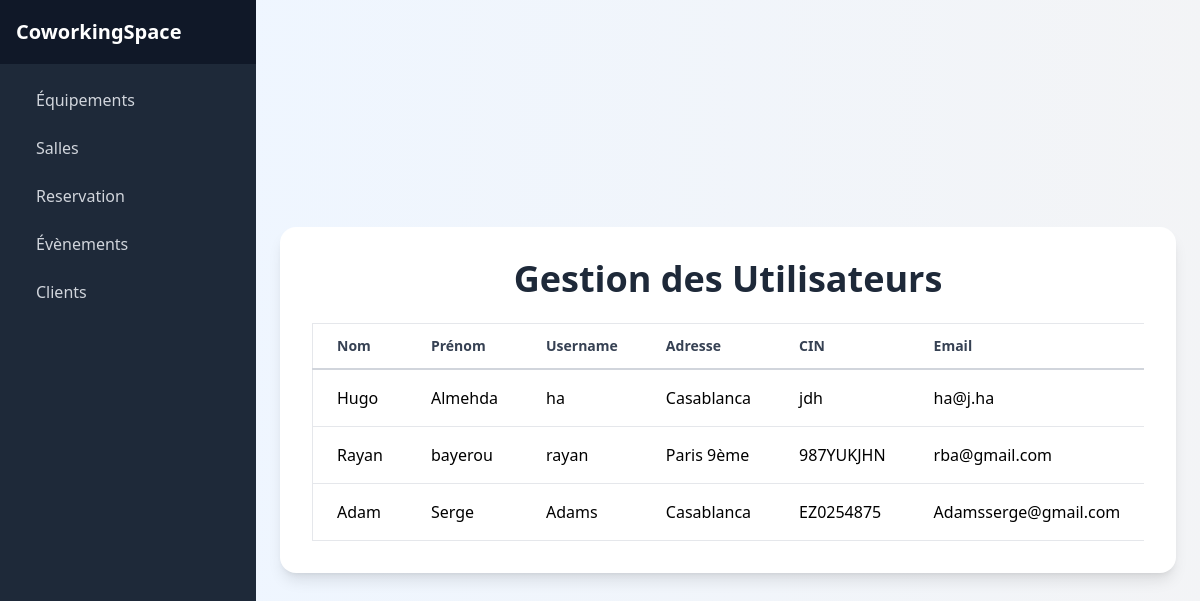
The app's page /Coworking/pages/Gest_utilisateurs.php with its own data.
### tables this page shows
CREATE TABLE IF NOT EXISTS `utilisateur` (
  `id` int NOT NULL AUTO_INCREMENT,
  `nom` varchar(255) DEFAULT NULL,
  `username` varchar(255) DEFAULT NULL,
  `prenom` varchar(255) DEFAULT NULL,
  `adresse` varchar(255) DEFAULT NULL,
  `CIN` varchar(20) DEFAULT NULL,
  `email` varchar(255) DEFAULT NULL,
  `password` varchar(255) DEFAULT NULL,
  `blocked` tinyint(1) DEFAULT '0',
  PRIMARY KEY (`id`),
  UNIQUE KEY `username` (`username`),
  UNIQUE KEY `CIN` (`CIN`),
  UNIQUE KEY `email` (`email`)
);

### Coworking/classe/Client.php (called while the page is built, shortened)
<?php
class Client extends Utilisateur {
        public static function getAllClients(): array {
            $pdo = Database::connect();
            $stmt = $pdo->query("
            SELECT u.* FROM utilisateur u
            JOIN client c ON  c.id= u.id
        ");
            return $stmt->fetchAll(PDO::FETCH_ASSOC);
        }
    }
?>

### Coworking/pages/Gest_utilisateurs.php (the view, shortened to what this page needs)
<?php
require_once '../classe/Client.php';
$utilisateurs = Client::getAllClients();
include("../component/header_gest.php");
?>
<div class="bg-gradient-to-r mx-auto from-blue-50 to-gray-100 min-h-screen flex items-center justify-center p-6">
    <div class="bg-white rounded-2xl shadow-lg w-full max-w-4xl p-8">
        <h1 class="text-4xl font-extrabold text-gray-800 mb-6 text-center">Gestion des Utilisateurs</h1>
        <div class="overflow-x-auto">
            <table class="min-w-full bg-white border border-gray-200">
                <thead>
                    <tr>
                        <th class="px-6 py-3 border-b-2 border-gray-300 text-left text-sm font-semibold text-gray-700">Nom</th>
                        <th class="px-6 py-3 border-b-2 border-gray-300 text-left text-sm font-semibold text-gray-700">Prénom</th>
                        <th class="px-6 py-3 border-b-2 border-gray-300 text-left text-sm font-semibold text-gray-700">Username</th>
                        <th class="px-6 py-3 border-b-2 border-gray-300 text-left text-sm font-semibold text-gray-700">Adresse</th>
                        <th class="px-6 py-3 border-b-2 border-gray-300 text-left text-sm font-semibold text-gray-700">CIN</th>
                        <th class="px-6 py-3 border-b-2 border-gray-300 text-left text-sm font-semibold text-gray-700">Email</th>
                    </tr>
                </thead>
                <tbody>
                    <?php foreach ($utilisateurs as $utilisateur): ?>
                        <tr class="hover:bg-gray-50">
                            <td class="px-6 py-4 border-b border-gray-200"><?= htmlspecialchars($utilisateur['nom']) ?></td>
                            <td class="px-6 py-4 border-b border-gray-200"><?= htmlspecialchars($utilisateur['prenom']) ?></td>
                            <td class="px-6 py-4 border-b border-gray-200"><?= htmlspecialchars($utilisateur['username']) ?></td>
                            <td class="px-6 py-4 border-b border-gray-200"><?= htmlspecialchars($utilisateur['adresse']) ?></td>
                            <td class="px-6 py-4 border-b border-gray-200"><?= htmlspecialchars($utilisateur['CIN']) ?></td>
                            <td class="px-6 py-4 border-b border-gray-200"><?= htmlspecialchars($utilisateur['email']) ?></td>
                        </tr>
                    <?php endforeach; ?>
                </tbody>
            </table>
        </div>
    </div>
</div>

### records on screen
utilisateur: nom "Hugo", prenom "Almehda", username "ha", adresse "Casablanca", CIN "jdh", email "ha@j.ha"
utilisateur: nom "Rayan", prenom "bayerou", username "rayan", adresse "Paris 9ème", CIN "987YUKJHN", email "rba@gmail.com"
utilisateur: nom "Adam", prenom "Serge", username "Adams", adresse "Casablanca", CIN "EZ0254875", email "Adamsserge@gmail.com"
